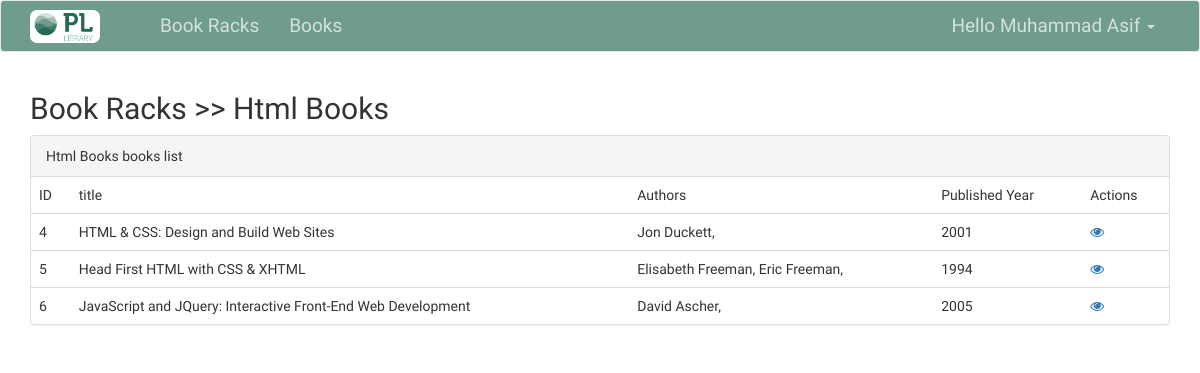
The page /book/racks/html-books/ (signed in) on the database its author committed.
### bookracks/models.py (models this page shows, shortened)
class DefaultModel(models.Model):
    created = models.DateTimeField(auto_now_add=True)
    modified = models.DateTimeField(auto_now=True)
    class Meta:
        abstract = True

class BookRack(DefaultModel):
    name = models.CharField(null=False, blank=False, max_length=255)
    slug = models.SlugField(null=True, blank=True, max_length=255, unique=True)
    description = models.TextField(null=True, blank=True)

class Book(DefaultModel):
    book_rack = models.ForeignKey(BookRack, on_delete=models.CASCADE)
    title = models.CharField(null=False, blank=False, max_length=255)
    slug = models.SlugField(null=True, blank=True, max_length=255, unique=True)
    authors = models.ManyToManyField(Author)
    published_year = models.CharField(max_length=50)

class Author(DefaultModel):
    name = models.CharField(max_length=200)
    slug = models.SlugField(null=True, blank=True, max_length=255, unique=True)

### bookracks/views.py (the view)
# urls.py: path('racks/<str:slug>/', views.RacksDetailView.as_view(), name="racks_detail"),
class RacksDetailView(LoginRequiredMixin, DetailView):
    template_name = 'bookracks/racks/detail.html'
    model = BookRack

### templates/bookracks/racks/detail.html
{% extends 'base.html' %}
{% block content %}
    <h2>Book Racks >> {{ object.name }}</h2>
    <div class="panel panel-default">
        <div class="panel-heading">{{ object.name }} books list</div>
        <div class="panel-body" style="padding: 0">
            <table class="table tabel-hover" style="margin-bottom: 0px">
                <thead>
                <tr>
                    <td>ID</td>
                    <td>title</td>
                    <td>Authors</td>
                    <td>Published Year</td>
                    <td>Actions</td>
                </tr>
                </thead>
                <tbody>
                {% for book in object.book_set.all %}
                    <tr>
                        <td>{{ book.id }}</td>
                        <td>{{ book.title }}</td>
                        <td>
                            {% for author in book.authors.all %}
                                {{ author.name }},
                            {% endfor %}
                        </td>
                        <td>{{ book.published_year }}</td>
                        <td>
                            <a href=""><i class="fa fa-eye"></i></a>
                        </td>
                    </tr>
                {% endfor %}
                </tbody>
            </table>
        </div>
    </div>
{% endblock %}

### templates/base.html (shortened to what this page needs)
{% load static %}
<!DOCTYPE html>
<html lang="en">
<head>
    <link href="https://stackpath.bootstrapcdn.com/bootstrap/3.3.7/css/bootstrap.min.css" rel="stylesheet">
    <link href="https://stackpath.bootstrapcdn.com/font-awesome/4.7.0/css/font-awesome.min.css" rel="stylesheet">
    <link href="{% static 'css/style.css' %}" type="text/css" rel="stylesheet">
</head>
<body>
<nav class="navbar navbar-default">
    <div class="container container-fluid">
        <div class="navbar-header">
            <a class="navbar-brand" href="/" style="width: 130px">
                <img src="{% static 'images/pl-lib.png' %}">
            </a>
        </div>
        <div id="navbar" class="navbar-collapse collapse">
            <ul class="nav navbar-nav">
                <li><a href="{% url 'racks:racks_list' %}">Book Racks</a></li>
                <li><a href="{% url 'racks:books_list' %}">Books</a></li>
            </ul>
            <ul class="nav navbar-nav navbar-right">
                <li class="dropdown">
                    <a href="#" class="dropdown-toggle" data-toggle="dropdown" role="button" aria-haspopup="true" aria-expanded="false">
                        Hello {{ request.user.first_name }} <span class="caret"></span>
                    </a>
                </li>
            </ul>
        </div>
    </div>
</nav>
<div class="container">
    {% block content %}{% endblock %}
</div>
</body>
</html>

### public/css/style.css (style rules this page uses)
body { font-family: 'Crete Round', serif; }
.navbar-default { background-color: #709b8f; border-color: #e7e7e7; }
.navbar-brand img { width: 70px; position: absolute; top: 9px; border-radius: 7px; }
.navbar-default .navbar-nav>li>a { color: #d4e1dd; font-size: 19px; }

### rows shown on the page
BookRack: name "Html Books"
Book: id "4", title "HTML & CSS: Design and Build Web Sites", published_year "2001"
Author: name "Jon Duckett"
Book: id "5", title "Head First HTML with CSS & XHTML", published_year "1994"
Author: name "Elisabeth Freeman"
Author: name "Eric Freeman"
Book: id "6", title "JavaScript and JQuery: Interactive Front-End Web Development", published_year "2005"
Author: name "David Ascher"

### other values the page prints
{{ request.user.first_name }} "Muhammad Asif"
